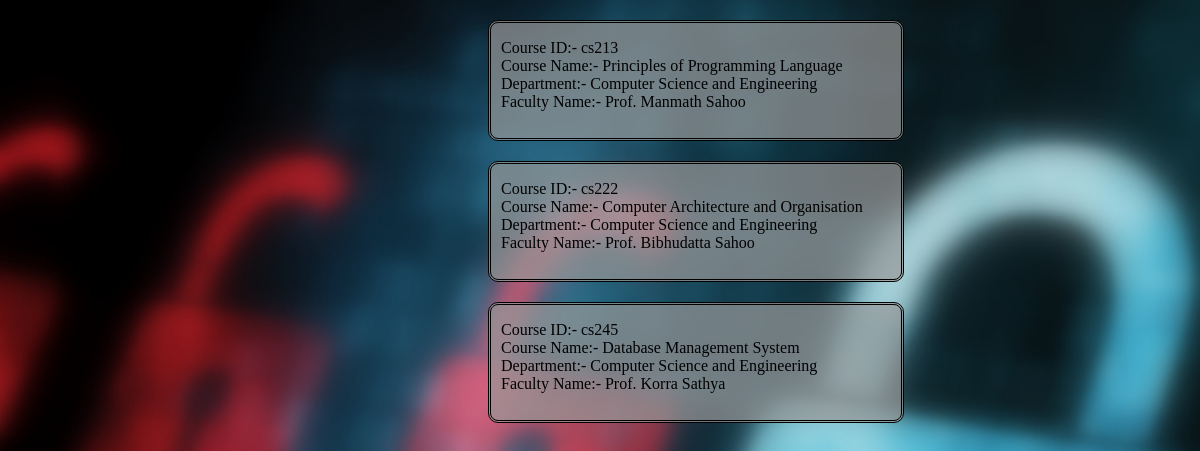
Page /course/display_all_course.php on the committed database.
### tables this page shows
CREATE TABLE IF NOT EXISTS `course` (
  `courseID` varchar(5) NOT NULL,
  `coursename` varchar(100) NOT NULL,
  `roll_f` varchar(9) NOT NULL
);

CREATE TABLE IF NOT EXISTS `department` (
  `dept_name` varchar(50) NOT NULL,
  `code` varchar(10) NOT NULL
);

CREATE TABLE IF NOT EXISTS `faculty_info` (
  `roll` varchar(9) NOT NULL,
  `name` varchar(25) NOT NULL,
  `dob` date NOT NULL,
  `sex` varchar(6) NOT NULL
);

### course/display_all_course.php (the view, shortened to what this page needs)
<html>
<head>
</head>
</html>
<?php
$qryIns="SELECT * FROM course c, faculty_info f, department d WHERE f.roll=c.roll_f AND c.courseID LIKE CONCAT(d.code,'%')";
$resInt=mysql_query($qryIns);
	while($row = mysql_fetch_array($resInt))
	{
		echo "<div id='container'><p>Course ID:- ".$row['courseID']."<br>
		Course Name:- ".$row['coursename']."<br>
		Department:- ".$row['dept_name']."<br>
		Faculty Name:- Prof. ".$row['name']."</p><br></div>";
	}
?>

### course/display_all_course.php (style rules this page uses)
#container { border-style:double; border-radius:10px; background-color:rgba(153,153,153,0.7); width:400px; height:115px; padding-left:10px; margin-top:20px; margin-left:480px; }
#container p { color:#000; }

### rows in the picture
course: courseID "cs213", coursename "Principles of Programming Language", department.dept_name "Computer Science and Engineering", faculty_info.name "Manmath Sahoo"
course: courseID "cs222", coursename "Computer Architecture and Organisation", department.dept_name "Computer Science and Engineering", faculty_info.name "Bibhudatta Sahoo"
course: courseID "cs245", coursename "Database Management System", department.dept_name "Computer Science and Engineering", faculty_info.name "Korra Sathya"
